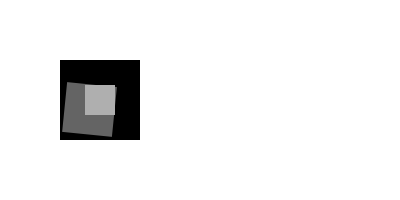
Frame 1 (no input)
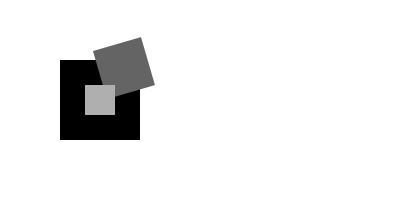
Frame 60 (the mouse pressed at the canvas centre just before this capture)
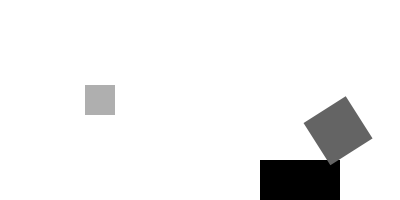
Frame 120 (the mouse held since frame 60 and released just before this capture)

The Processing sketch that drew these frames (run headless with seeded random() and noise(); from frame 60 on, the mouse is pressed at the canvas centre):

// Processing sketch: processing_91506
// ── processing_91506.pde

/*
HX6_Transformers
Make something move using push matrix*/

  float angle=0;
  
void setup(){
  size(400,200);

}

void draw(){
  background(255);
  noStroke();
   rectMode(CENTER);
  
  pushMatrix();
  translate(mouseX,mouseY);
  fill(0);
  rect(100,100,80,80);
 
   rotate(angle+=.1);
   fill(100);
  rect(100,100,50,50);
  popMatrix();
  
   fill(175);
  rect(100,100,30,30);
}
